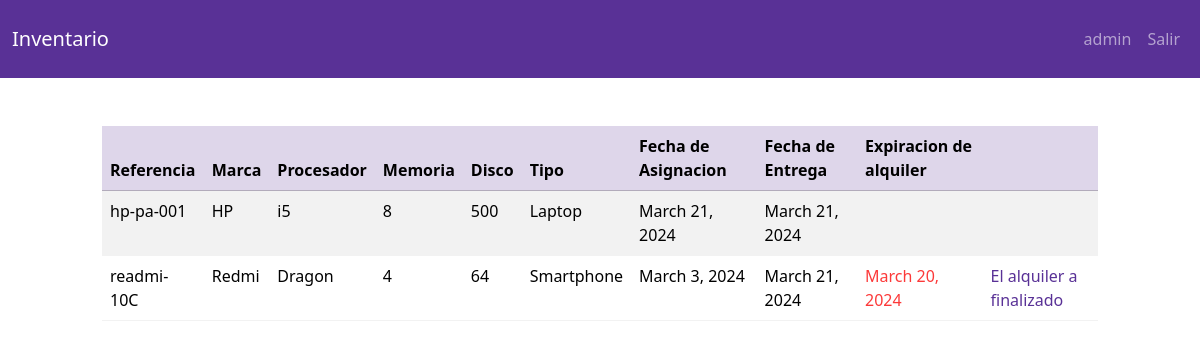
The page /dashboard/ (signed in) on the database its author committed.
### inventory/models.py (models this page shows, shortened)
class User_Equipment(models.Model):
    user = models.ForeignKey(User, on_delete=models.CASCADE, verbose_name='usuario')
    equipment = models.ForeignKey('Equipment', on_delete=models.CASCADE, verbose_name='equipo', limit_choices_to={'user_equipment__isnull': True}, null=True)
    date_created = models.DateTimeField(auto_now_add=True, verbose_name='fecha de creacion')
    date_modified = models.DateTimeField(auto_now=True, verbose_name='fecha de modificacion')
    assignment_date = models.DateField(verbose_name='fecha de asignacion')
    delivery_date = models.DateField(verbose_name='fecha de entrega')
    class Meta:
        verbose_name = 'EquipoUsuario'
        verbose_name_plural = 'EquipoUsuario'

class Equipment(models.Model):
    reference = models.CharField(max_length=150, verbose_name='referencia')
    brand = models.ForeignKey('Brand', on_delete=models.CASCADE, verbose_name='marca')
    processor = models.CharField(max_length=150, verbose_name='procesador')
    memory = models.IntegerField(default=0, help_text="Gigabytes", verbose_name='memoria')
    disk = models.IntegerField(default=0, help_text="Gigabytes", verbose_name='disco')
    type = models.ForeignKey('Type', on_delete=models.CASCADE, verbose_name='tipo')
    date_created = models.DateTimeField(auto_now_add=True, verbose_name='fecha de creacion')
    date_modified = models.DateTimeField(auto_now=True, verbose_name='fecha de modificacion')
    supplier = models.ForeignKey('Supplier', on_delete=models.SET_NULL, null=True, blank=True, verbose_name='proveedor')
    rental_start_date = models.DateField(null=True, blank=True, verbose_name='fecha inicio de alquiler')
    rental_end_date = models.DateField(null=True, blank=True , verbose_name='fecha final de alquiler')
    class Meta:
        verbose_name = 'Equipo'
        verbose_name_plural = 'Equipos'

class Brand(models.Model):
    name = models.CharField(max_length=150, verbose_name='nombre')
    description = models.TextField(verbose_name='descripcion', blank=True)
    class Meta:
        verbose_name = 'Marca'
        verbose_name_plural = 'Marcas'

class Type(models.Model):
    name = models.CharField(max_length=150, verbose_name='nombre')
    description = models.TextField(verbose_name='descripcion', blank=True)
    class Meta:
        verbose_name = 'Tipo'
        verbose_name_plural = 'Tipos'

### inventory/views.py (the view)
# urls.py: path('dashboard/', Dashboard.as_view(), name='dashboard'),
class Dashboard(LoginRequiredMixin, View):
    def get(self,request):
        user_equipments = User_Equipment.objects.filter(user=request.user.id).order_by('id')
        for user_equipment in user_equipments:
            if user_equipment.equipment.rental_end_date and user_equipment.equipment.rental_end_date < date.today():
                user_equipment.rental_expired = True
            else:
                user_equipment.rental_expired = False
        return render(request, 'inventory/dashboard.html',{'user_equipments': user_equipments})

### inventory/templates/inventory/dashboard.html (shortened to what this page needs)
{% extends 'inventory/base.html' %}
{%  block content %}
    <div class="row">
        <div class="col-md-10 col-12 mx-auto mt-5">
            <table class="table table-hover table-striped">
                <thead class="table-primary">
                <tr>
                    <th scope="col">Referencia</th>
                    <th scope="col">Marca</th>
                    <th scope="col">Procesador</th>
                    <th scope="col">Memoria</th>
                    <th scope="col">Disco</th>
                    <th scope="col">Tipo</th>
                    <th scope="col">Fecha de Asignacion</th>
                    <th scope="col">Fecha de Entrega</th>
                    <th scope="col">Expiracion de alquiler</th>
                    <th scope="col"></th>
                </tr>
                </thead>
                <tbody>
                {% for item in user_equipments %}
                    <tr>
                        <td >{{ item.equipment.reference }}</td>
                        <td >{{ item.equipment.brand.name }}</td>
                        <td >{{ item.equipment.processor }}</td>
                        <td >{{ item.equipment.memory }}</td>
                        <td >{{ item.equipment.disk }}</td>
                        <td >{{ item.equipment.type.name }}</td>
                        <td >{{ item.assignment_date }}</td>
                        <td >{{ item.delivery_date }}</td>
                        {% if item.rental_expired %}
                                <td class="text-danger">{{ item.equipment.rental_end_date }}</td>
                            {% else %}
                               {% if item.equipment.rental_end_date %}
                                    <td>{{ item.equipment.rental_end_date  }}</td>
                                   {% else %}
                                    <td></td>
                               {% endif %}
                            {% endif %}
                        <td >{% if item.rental_expired %}
                            <span class="text-primary">El alquiler a finalizado</span>
                        {% endif %}</td>
                    </tr>
                {% endfor %}
                </tbody>
            </table>
        </div>
    </div>
{% endblock content %}

### inventory/templates/inventory/base.html (shortened to what this page needs)
<!doctype html>
<html lang="en">
<head>
    <link href="https://bootswatch.com/5/pulse/bootstrap.min.css" rel="stylesheet">
</head>
<body>
    {% include 'inventory/navigation.html' %}
    {% block content %}
    {% endblock content %}
</body>
</html>

### inventory/templates/inventory/navigation.html (shortened to what this page needs)
<nav class="navbar navbar-expand-lg bg-primary" data-bs-theme="dark">
    <div class="container-fluid">
        <a class="navbar-brand" href="{% url 'index' %}">Inventario</a>
        <div class="collapse navbar-collapse justify-content-end" id="navbarNav">
            <ul class="navbar-nav">
                {% if user.is_authenticated %}
                    <li class="nav-item">
                        <a class="nav-link" href="#">{{ user.username }}</a>
                    </li>
                    <li class="nav-item">
                        <form method="post" action="{% url 'logout' %}">
                             <button type="submit" class="nav-link">Salir</button>
                        </form>
                    </li>
                {% endif %}
            </ul>
        </div>
    </div>
</nav>

### rows shown on the page
User_Equipment: equipment.reference "hp-pa-001", equipment.brand.name "HP", equipment.processor "i5", equipment.memory "8", equipment.disk "500", equipment.type.name "Laptop", assignment_date "March 21, 2024", delivery_date "March 21, 2024"
User_Equipment: equipment.reference "readmi-10C", equipment.brand.name "Redmi", equipment.processor "Dragon", equipment.memory "4", equipment.disk "64", equipment.type.name "Smartphone", assignment_date "March 3, 2024", delivery_date "March 21, 2024", equipment.rental_end_date "March 20, 2024", shows "El alquiler a finalizado"

### other values the page prints
{{ user.username }} "admin"
